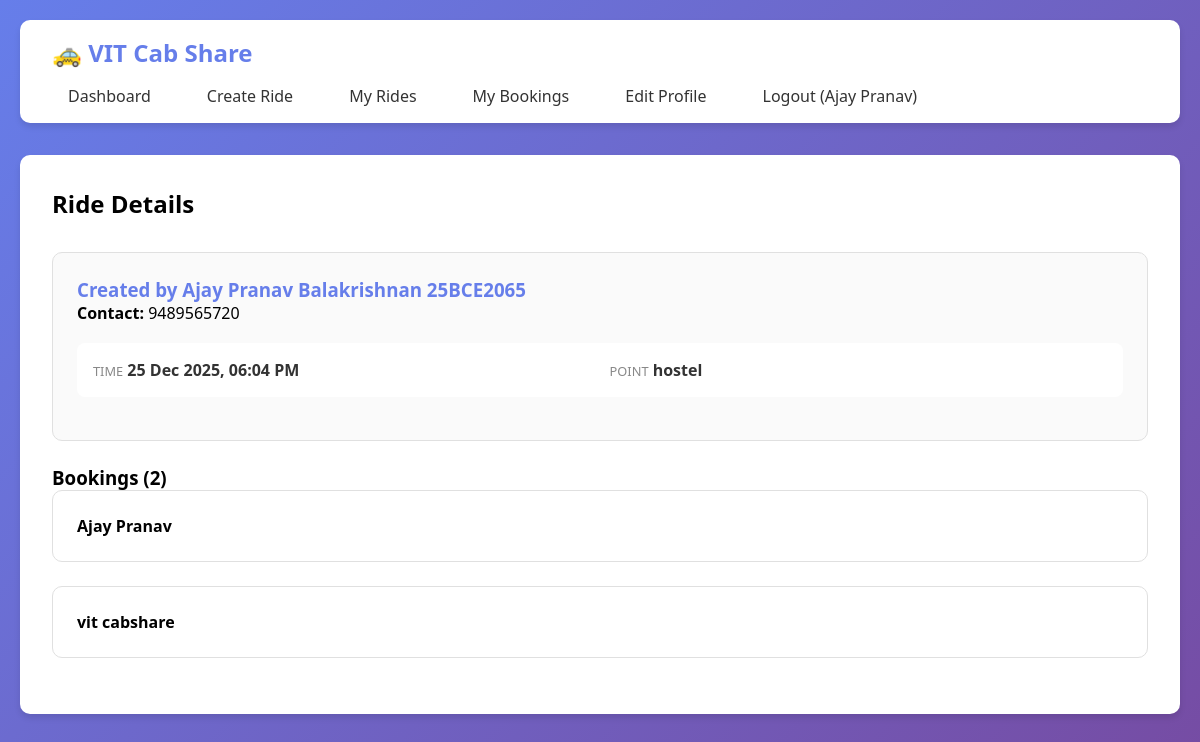
/ride_details/2 (signed in), run on the app's committed database.
### app.py (models this page shows)
class User(db.Model):
    id = db.Column(db.Integer, primary_key=True)
    name = db.Column(db.String(100), nullable=False)
    email = db.Column(db.String(120), unique=True, nullable=False)
    phone = db.Column(db.String(15), nullable=True)
    google_id = db.Column(db.String(100), unique=True, nullable=False)
    rides = db.relationship('Ride', backref='creator', lazy=True)
    bookings = db.relationship('Booking', backref='user', lazy=True)

class Ride(db.Model):
    id = db.Column(db.Integer, primary_key=True)
    user_id = db.Column(db.Integer, db.ForeignKey('user.id'), nullable=False)
    departure_time = db.Column(db.DateTime, nullable=False)
    total_seats = db.Column(db.Integer, nullable=False)
    available_seats = db.Column(db.Integer, nullable=False)
    cost_per_person = db.Column(db.Integer, nullable=False)
    meeting_point = db.Column(db.String(200), nullable=False)
    drop_point = db.Column(db.String(200), nullable=False, default='Katpadi Railway Station')
    notes = db.Column(db.Text)
    created_at = db.Column(db.DateTime, default=datetime.utcnow)
    bookings = db.relationship('Booking', backref='ride', lazy=True)

class Booking(db.Model):
    id = db.Column(db.Integer, primary_key=True)
    ride_id = db.Column(db.Integer, db.ForeignKey('ride.id'), nullable=False)
    user_id = db.Column(db.Integer, db.ForeignKey('user.id'), nullable=False)
    seats_booked = db.Column(db.Integer, nullable=False)
    booked_at = db.Column(db.DateTime, default=datetime.utcnow)

### app.py (the view)
@app.route('/ride_details/<int:ride_id>')
def ride_details(ride_id):
    if 'user_id' not in session:
        return redirect(url_for('login'))
    ride = Ride.query.get_or_404(ride_id)
    bookings = Booking.query.filter_by(ride_id=ride_id).all()
    user_booking = Booking.query.filter_by(ride_id=ride_id, user_id=session['user_id']).first()
    return render_template('ride_details.html', ride=ride, bookings=bookings, user_booking=user_booking)

### templates/ride_details.html (shortened to what this page needs)
{% extends "base.html" %}
{% block content %}
<h2 style="margin-bottom: 2rem;">Ride Details</h2>
<div class="ride-card">
    <h3 style="color: #667eea;">Created by {{ ride.creator.name }}</h3>
    <p><strong>Contact:</strong> {{ ride.creator.phone }}</p>
    <div class="ride-info">
        <div class="info-item">
            <span class="info-label">Time</span>
            <span class="info-value">{{ ride.departure_time.strftime('%d %b %Y, %I:%M %p') }}</span>
        </div>
        <div class="info-item">
            <span class="info-label">Point</span>
            <span class="info-value">{{ ride.meeting_point }}</span>
        </div>
    </div>
</div>
<h3>Bookings ({{ bookings|length }})</h3>
{% for booking in bookings %}
<div class="ride-card" style="background: white;">
    <p><strong>{{ booking.user.name }}</strong></p>
</div>
{% endfor %}
{% endblock %}

### templates/base.html (shortened to what this page needs)
<!DOCTYPE html>
<html lang="en">
<head>
</head>
<body>
    <div class="container">
        <nav>
            <h1>🚕 VIT Cab Share</h1>
            <ul>
                {% if session.user_id %}
                    <li><a href="{{ url_for('index') }}">Dashboard</a></li>
                    <li><a href="{{ url_for('create_ride') }}">Create Ride</a></li>
                    <li><a href="{{ url_for('my_rides') }}">My Rides</a></li>
                    <li><a href="{{ url_for('my_bookings') }}">My Bookings</a></li>
                    <li><a href="{{ url_for('edit_profile') }}">Edit Profile</a></li>
                    <li><a href="{{ url_for('logout') }}">Logout ({{ session.user_name }})</a></li>
                {% else %}
                    <li><a href="{{ url_for('login') }}">Login with Google</a></li>
                {% endif %}
            </ul>
        </nav>
        <div class="content">
            {% block content %}{% endblock %}
        </div>
    </div>
</body>
</html>

### templates/base.html (style rules this page uses)
* { margin: 0; padding: 0; box-sizing: border-box; }
body { font-family: 'Segoe UI', Tahoma, Geneva, Verdana, sans-serif; background: linear-gradient(135deg, #667eea 0%, #764ba2 100%); min-height: 100vh; padding: 20px; }
.container { max-width: 1200px; margin: 0 auto; }
nav { background: white; padding: 1rem 2rem; border-radius: 10px; margin-bottom: 2rem; box-shadow: 0 4px 6px rgba(0,0,0,0.1); display: flex; justify-content: space-between; align-items: center; flex-wrap: wrap; gap: 1rem; }
nav h1 { color: #667eea; font-size: 1.5rem; }
nav ul { list-style: none; display: flex; gap: 1.5rem; flex-wrap: wrap; }
nav a { color: #333; text-decoration: none; font-weight: 500; transition: all 0.3s; padding: 0.5rem 1rem; border-radius: 5px; }
.content { background: white; padding: 2rem; border-radius: 10px; box-shadow: 0 4px 6px rgba(0,0,0,0.1); }
.ride-card { border: 1px solid #e0e0e0; padding: 1.5rem; border-radius: 10px; margin-bottom: 1.5rem; background: #fafafa; }
.ride-info { display: grid; grid-template-columns: repeat(auto-fit, minmax(180px, 1fr)); gap: 1.2rem; margin: 1.2rem 0; background: white; padding: 1rem; border-radius: 8px; }
.info-label { font-size: 0.8rem; color: #888; text-transform: uppercase; }
.info-value { font-weight: 600; color: #333; }

### data on the page
User: user_name "Ajay Pranav"
User: creator.name "Ajay Pranav Balakrishnan 25BCE2065", creator.phone "9489565720"
Ride: departure_time "25 Dec 2025, 06:04 PM", meeting_point "hostel"
Booking: user.name "Ajay Pranav"
Booking: user.name "vit cabshare"

### other printed values
{{ bookings|length }} "2"
